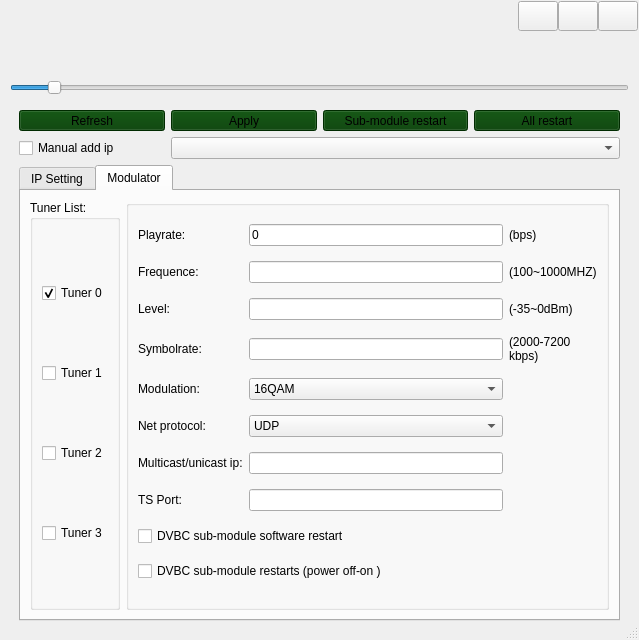
<?xml version="1.0" encoding="UTF-8"?>
<ui version="4.0">
 <class>tbsui</class>
 <widget class="QDialog" name="tbsui">
  <property name="geometry">
   <rect>
    <x>0</x>
    <y>0</y>
    <width>639</width>
    <height>640</height>
   </rect>
  </property>
  <property name="sizePolicy">
   <sizepolicy hsizetype="Expanding" vsizetype="Expanding">
    <horstretch>0</horstretch>
    <verstretch>0</verstretch>
   </sizepolicy>
  </property>
  <property name="windowTitle">
   <string>Form</string>
  </property>
  <property name="layoutDirection">
   <enum>Qt::LeftToRight</enum>
  </property>
  <property name="sizeGripEnabled">
   <bool>true</bool>
  </property>
  <layout class="QVBoxLayout" name="verticalLayout">
   <property name="spacing">
    <number>0</number>
   </property>
   <property name="leftMargin">
    <number>1</number>
   </property>
   <property name="topMargin">
    <number>1</number>
   </property>
   <property name="rightMargin">
    <number>1</number>
   </property>
   <property name="bottomMargin">
    <number>1</number>
   </property>
   <item>
    <widget class="QWidget" name="widgetTitle" native="true">
     <property name="sizePolicy">
      <sizepolicy hsizetype="Preferred" vsizetype="Fixed">
       <horstretch>0</horstretch>
       <verstretch>0</verstretch>
      </sizepolicy>
     </property>
     <layout class="QHBoxLayout" name="horizontalLayout_2">
      <property name="spacing">
       <number>10</number>
      </property>
      <property name="leftMargin">
       <number>10</number>
      </property>
      <property name="topMargin">
       <number>0</number>
      </property>
      <property name="rightMargin">
       <number>0</number>
      </property>
      <property name="bottomMargin">
       <number>0</number>
      </property>
      <item>
       <widget class="QLabel" name="labIco">
        <property name="styleSheet">
         <string notr="true"/>
        </property>
        <property name="text">
         <string/>
        </property>
        <property name="alignment">
         <set>Qt::AlignCenter</set>
        </property>
       </widget>
      </item>
      <item>
       <widget class="QLabel" name="labTitle">
        <property name="styleSheet">
         <string notr="true"/>
        </property>
        <property name="text">
         <string/>
        </property>
        <property name="alignment">
         <set>Qt::AlignLeading|Qt::AlignLeft|Qt::AlignVCenter</set>
        </property>
       </widget>
      </item>
      <item>
       <widget class="QWidget" name="widgetTop" native="true">
        <layout class="QHBoxLayout" name="horizontalLayout_3">
         <property name="spacing">
          <number>0</number>
         </property>
         <property name="leftMargin">
          <number>0</number>
         </property>
         <property name="topMargin">
          <number>0</number>
         </property>
         <property name="rightMargin">
          <number>0</number>
         </property>
         <property name="bottomMargin">
          <number>0</number>
         </property>
        </layout>
       </widget>
      </item>
      <item>
       <spacer name="horizontalSpacer">
        <property name="orientation">
         <enum>Qt::Horizontal</enum>
        </property>
        <property name="sizeHint" stdset="0">
         <size>
          <width>40</width>
          <height>20</height>
         </size>
        </property>
       </spacer>
      </item>
      <item>
       <widget class="QWidget" name="widgetMenu" native="true">
        <layout class="QGridLayout" name="gridLayout_2">
         <property name="leftMargin">
          <number>0</number>
         </property>
         <property name="topMargin">
          <number>0</number>
         </property>
         <property name="rightMargin">
          <number>0</number>
         </property>
         <property name="bottomMargin">
          <number>0</number>
         </property>
         <property name="spacing">
          <number>0</number>
         </property>
         <item row="0" column="3">
          <widget class="QPushButton" name="btnMenu_Close">
           <property name="sizePolicy">
            <sizepolicy hsizetype="Minimum" vsizetype="Expanding">
             <horstretch>0</horstretch>
             <verstretch>0</verstretch>
            </sizepolicy>
           </property>
           <property name="minimumSize">
            <size>
             <width>30</width>
             <height>30</height>
            </size>
           </property>
           <property name="cursor">
            <cursorShape>ArrowCursor</cursorShape>
           </property>
           <property name="focusPolicy">
            <enum>Qt::NoFocus</enum>
           </property>
           <property name="toolTip">
            <string>关闭</string>
           </property>
           <property name="text">
            <string/>
           </property>
          </widget>
         </item>
         <item row="0" column="1">
          <widget class="QPushButton" name="btnMenu_Min">
           <property name="sizePolicy">
            <sizepolicy hsizetype="Minimum" vsizetype="Expanding">
             <horstretch>0</horstretch>
             <verstretch>0</verstretch>
            </sizepolicy>
           </property>
           <property name="minimumSize">
            <size>
             <width>30</width>
             <height>30</height>
            </size>
           </property>
           <property name="cursor">
            <cursorShape>ArrowCursor</cursorShape>
           </property>
           <property name="focusPolicy">
            <enum>Qt::NoFocus</enum>
           </property>
           <property name="toolTip">
            <string>最小化</string>
           </property>
           <property name="text">
            <string/>
           </property>
          </widget>
         </item>
         <item row="0" column="2">
          <widget class="QPushButton" name="btnMenu_Max">
           <property name="sizePolicy">
            <sizepolicy hsizetype="Minimum" vsizetype="Expanding">
             <horstretch>0</horstretch>
             <verstretch>0</verstretch>
            </sizepolicy>
           </property>
           <property name="minimumSize">
            <size>
             <width>30</width>
             <height>30</height>
            </size>
           </property>
           <property name="focusPolicy">
            <enum>Qt::NoFocus</enum>
           </property>
           <property name="text">
            <string/>
           </property>
          </widget>
         </item>
         <item row="1" column="1" colspan="3">
          <spacer name="verticalSpacer">
           <property name="orientation">
            <enum>Qt::Vertical</enum>
           </property>
           <property name="sizeHint" stdset="0">
            <size>
             <width>20</width>
             <height>40</height>
            </size>
           </property>
          </spacer>
         </item>
        </layout>
       </widget>
      </item>
     </layout>
    </widget>
   </item>
   <item>
    <widget class="QStackedWidget" name="stackedWidget">
     <property name="styleSheet">
      <string notr="true"/>
     </property>
     <property name="currentIndex">
      <number>0</number>
     </property>
     <widget class="QWidget" name="page2">
      <layout class="QGridLayout" name="gridLayout_4">
       <item row="0" column="0">
        <widget class="QSlider" name="sli_H">
         <property name="sizePolicy">
          <sizepolicy hsizetype="Expanding" vsizetype="Fixed">
           <horstretch>0</horstretch>
           <verstretch>0</verstretch>
          </sizepolicy>
         </property>
         <property name="minimum">
          <number>6</number>
         </property>
         <property name="maximum">
          <number>72</number>
         </property>
         <property name="value">
          <number>10</number>
         </property>
         <property name="sliderPosition">
          <number>10</number>
         </property>
         <property name="orientation">
          <enum>Qt::Horizontal</enum>
         </property>
        </widget>
       </item>
       <item row="1" column="0">
        <widget class="QWidget" name="UpdateWdiget" native="true">
         <property name="enabled">
          <bool>true</bool>
         </property>
         <property name="sizePolicy">
          <sizepolicy hsizetype="Expanding" vsizetype="Expanding">
           <horstretch>0</horstretch>
           <verstretch>0</verstretch>
          </sizepolicy>
         </property>
         <layout class="QGridLayout" name="gridLayout_8">
          <item row="1" column="0">
           <widget class="QTabWidget" name="tw_Set">
            <property name="currentIndex">
             <number>1</number>
            </property>
            <widget class="QWidget" name="tab_IPSetting">
             <property name="accessibleDescription">
              <string/>
             </property>
             <attribute name="title">
              <string>IP Setting</string>
             </attribute>
             <layout class="QGridLayout" name="gridLayout_7">
              <item row="2" column="0" colspan="2">
               <widget class="QGroupBox" name="groupBox_3">
                <property name="title">
                 <string/>
                </property>
                <layout class="QGridLayout" name="gridLayout">
                 <item row="0" column="0">
                  <widget class="QCheckBox" name="che_dhcp">
                   <property name="sizePolicy">
                    <sizepolicy hsizetype="Fixed" vsizetype="Fixed">
                     <horstretch>0</horstretch>
                     <verstretch>0</verstretch>
                    </sizepolicy>
                   </property>
                   <property name="text">
                    <string>DHCP</string>
                   </property>
                  </widget>
                 </item>
                 <item row="1" column="1">
                  <widget class="QLineEdit" name="lin_LIP">
                   <property name="accessibleDescription">
                    <string/>
                   </property>
                  </widget>
                 </item>
                 <item row="1" column="0">
                  <widget class="QLabel" name="label">
                   <property name="text">
                    <string>Local IP:</string>
                   </property>
                  </widget>
                 </item>
                 <item row="2" column="0">
                  <widget class="QLabel" name="label_2">
                   <property name="text">
                    <string>Local port:</string>
                   </property>
                  </widget>
                 </item>
                 <item row="2" column="1">
                  <widget class="QLineEdit" name="lin_Lport"/>
                 </item>
                 <item row="4" column="1">
                  <widget class="QLineEdit" name="lin_Gateway"/>
                 </item>
                 <item row="3" column="1">
                  <widget class="QLineEdit" name="Lin_Netmask"/>
                 </item>
                 <item row="3" column="0">
                  <widget class="QLabel" name="label_3">
                   <property name="text">
                    <string>Netmask:</string>
                   </property>
                  </widget>
                 </item>
                 <item row="4" column="0">
                  <widget class="QLabel" name="label_4">
                   <property name="text">
                    <string>Gateway:</string>
                   </property>
                  </widget>
                 </item>
                </layout>
               </widget>
              </item>
             </layout>
            </widget>
            <widget class="QWidget" name="tab_KidSetting">
             <attribute name="title">
              <string>Modulator</string>
             </attribute>
             <layout class="QGridLayout" name="gridLayout_3">
              <item row="0" column="0">
               <widget class="QGroupBox" name="gbox_Tuners">
                <property name="title">
                 <string>Tuner List:</string>
                </property>
                <property name="checkable">
                 <bool>false</bool>
                </property>
                <layout class="QVBoxLayout" name="verticalLayout_2">
                 <item>
                  <widget class="QCheckBox" name="che_t0">
                   <property name="enabled">
                    <bool>true</bool>
                   </property>
                   <property name="text">
                    <string>Tuner 0</string>
                   </property>
                   <property name="checked">
                    <bool>true</bool>
                   </property>
                  </widget>
                 </item>
                 <item>
                  <widget class="QCheckBox" name="che_t1">
                   <property name="text">
                    <string>Tuner 1</string>
                   </property>
                  </widget>
                 </item>
                 <item>
                  <widget class="QCheckBox" name="che_t2">
                   <property name="enabled">
                    <bool>true</bool>
                   </property>
                   <property name="text">
                    <string>Tuner 2</string>
                   </property>
                  </widget>
                 </item>
                 <item>
                  <widget class="QCheckBox" name="che_t3">
                   <property name="text">
                    <string>Tuner 3</string>
                   </property>
                  </widget>
                 </item>
                </layout>
               </widget>
              </item>
              <item row="0" column="1">
               <widget class="QGroupBox" name="groupBox_2">
                <property name="title">
                 <string/>
                </property>
                <property name="checkable">
                 <bool>false</bool>
                </property>
                <layout class="QGridLayout" name="gridLayout_5">
                 <item row="1" column="2">
                  <widget class="QLabel" name="label_11">
                   <property name="sizePolicy">
                    <sizepolicy hsizetype="Preferred" vsizetype="Fixed">
                     <horstretch>0</horstretch>
                     <verstretch>0</verstretch>
                    </sizepolicy>
                   </property>
                   <property name="text">
                    <string>(bps)</string>
                   </property>
                  </widget>
                 </item>
                 <item row="1" column="0">
                  <widget class="QLabel" name="label_7">
                   <property name="sizePolicy">
                    <sizepolicy hsizetype="Preferred" vsizetype="Fixed">
                     <horstretch>0</horstretch>
                     <verstretch>0</verstretch>
                    </sizepolicy>
                   </property>
                   <property name="text">
                    <string>Playrate:</string>
                   </property>
                  </widget>
                 </item>
                 <item row="2" column="1">
                  <widget class="QLineEdit" name="lin_Fre">
                   <property name="accessibleName">
                    <string/>
                   </property>
                   <property name="text">
                    <string/>
                   </property>
                   <property name="echoMode">
                    <enum>QLineEdit::Normal</enum>
                   </property>
                   <property name="cursorPosition">
                    <number>0</number>
                   </property>
                   <property name="dragEnabled">
                    <bool>false</bool>
                   </property>
                  </widget>
                 </item>
                 <item row="1" column="1">
                  <widget class="QLineEdit" name="lin_Pla">
                   <property name="text">
                    <string>0</string>
                   </property>
                   <property name="readOnly">
                    <bool>true</bool>
                   </property>
                  </widget>
                 </item>
                 <item row="6" column="1">
                  <widget class="QComboBox" name="com_Protocol">
                   <item>
                    <property name="text">
                     <string>UDP</string>
                    </property>
                   </item>
                   <item>
                    <property name="text">
                     <string>RTP</string>
                    </property>
                   </item>
                  </widget>
                 </item>
                 <item row="2" column="2">
                  <widget class="QLabel" name="label_12">
                   <property name="sizePolicy">
                    <sizepolicy hsizetype="Preferred" vsizetype="Fixed">
                     <horstretch>0</horstretch>
                     <verstretch>0</verstretch>
                    </sizepolicy>
                   </property>
                   <property name="text">
                    <string>(100~1000MHZ)</string>
                   </property>
                  </widget>
                 </item>
                 <item row="5" column="0">
                  <widget class="QLabel" name="label_5">
                   <property name="sizePolicy">
                    <sizepolicy hsizetype="Preferred" vsizetype="Fixed">
                     <horstretch>0</horstretch>
                     <verstretch>0</verstretch>
                    </sizepolicy>
                   </property>
                   <property name="text">
                    <string>Modulation:</string>
                   </property>
                  </widget>
                 </item>
                 <item row="9" column="0" colspan="2">
                  <widget class="QCheckBox" name="che_Rst">
                   <property name="text">
                    <string>DVBC sub-module software restart</string>
                   </property>
                  </widget>
                 </item>
                 <item row="3" column="1">
                  <widget class="QLineEdit" name="lin_Lev">
                   <property name="text">
                    <string/>
                   </property>
                   <property name="clearButtonEnabled">
                    <bool>false</bool>
                   </property>
                  </widget>
                 </item>
                 <item row="7" column="0">
                  <widget class="QLabel" name="label_17">
                   <property name="text">
                    <string>Multicast/unicast ip:</string>
                   </property>
                  </widget>
                 </item>
                 <item row="5" column="1">
                  <widget class="QComboBox" name="com_Modulation">
                   <property name="currentIndex">
                    <number>0</number>
                   </property>
                   <item>
                    <property name="text">
                     <string>16QAM</string>
                    </property>
                   </item>
                   <item>
                    <property name="text">
                     <string>32QAM</string>
                    </property>
                   </item>
                   <item>
                    <property name="text">
                     <string>64QAM</string>
                    </property>
                   </item>
                   <item>
                    <property name="text">
                     <string>128QAM</string>
                    </property>
                   </item>
                   <item>
                    <property name="text">
                     <string>256QAM</string>
                    </property>
                   </item>
                  </widget>
                 </item>
                 <item row="3" column="2">
                  <widget class="QLabel" name="label_13">
                   <property name="sizePolicy">
                    <sizepolicy hsizetype="Preferred" vsizetype="Fixed">
                     <horstretch>0</horstretch>
                     <verstretch>0</verstretch>
                    </sizepolicy>
                   </property>
                   <property name="text">
                    <string>(-35~0dBm)</string>
                   </property>
                  </widget>
                 </item>
                 <item row="2" column="0">
                  <widget class="QLabel" name="label_9">
                   <property name="sizePolicy">
                    <sizepolicy hsizetype="Preferred" vsizetype="Fixed">
                     <horstretch>0</horstretch>
                     <verstretch>0</verstretch>
                    </sizepolicy>
                   </property>
                   <property name="text">
                    <string>Frequence:</string>
                   </property>
                  </widget>
                 </item>
                 <item row="6" column="0">
                  <widget class="QLabel" name="label_16">
                   <property name="sizePolicy">
                    <sizepolicy hsizetype="Preferred" vsizetype="Fixed">
                     <horstretch>0</horstretch>
                     <verstretch>0</verstretch>
                    </sizepolicy>
                   </property>
                   <property name="text">
                    <string>Net protocol:</string>
                   </property>
                  </widget>
                 </item>
                 <item row="4" column="0">
                  <widget class="QLabel" name="label_6">
                   <property name="sizePolicy">
                    <sizepolicy hsizetype="Preferred" vsizetype="Fixed">
                     <horstretch>0</horstretch>
                     <verstretch>0</verstretch>
                    </sizepolicy>
                   </property>
                   <property name="text">
                    <string>Symbolrate:</string>
                   </property>
                  </widget>
                 </item>
                 <item row="7" column="1">
                  <widget class="QLineEdit" name="lin_CastIP"/>
                 </item>
                 <item row="4" column="1">
                  <widget class="QLineEdit" name="lin_Sym">
                   <property name="text">
                    <string/>
                   </property>
                  </widget>
                 </item>
                 <item row="8" column="1">
                  <widget class="QLineEdit" name="lin_TSPort">
                   <property name="text">
                    <string/>
                   </property>
                  </widget>
                 </item>
                 <item row="8" column="0">
                  <widget class="QLabel" name="label_15">
                   <property name="text">
                    <string>TS Port:</string>
                   </property>
                  </widget>
                 </item>
                 <item row="3" column="0">
                  <widget class="QLabel" name="label_8">
                   <property name="sizePolicy">
                    <sizepolicy hsizetype="Preferred" vsizetype="Fixed">
                     <horstretch>0</horstretch>
                     <verstretch>0</verstretch>
                    </sizepolicy>
                   </property>
                   <property name="text">
                    <string>Level:</string>
                   </property>
                  </widget>
                 </item>
                 <item row="4" column="2">
                  <widget class="QLabel" name="label_10">
                   <property name="sizePolicy">
                    <sizepolicy hsizetype="Preferred" vsizetype="Fixed">
                     <horstretch>0</horstretch>
                     <verstretch>0</verstretch>
                    </sizepolicy>
                   </property>
                   <property name="text">
                    <string>(2000-7200
kbps)</string>
                   </property>
                  </widget>
                 </item>
                 <item row="10" column="0" colspan="2">
                  <widget class="QCheckBox" name="che_mcurst">
                   <property name="text">
                    <string>DVBC sub-module restarts (power off-on )</string>
                   </property>
                  </widget>
                 </item>
                </layout>
               </widget>
              </item>
             </layout>
            </widget>
           </widget>
          </item>
          <item row="0" column="0">
           <layout class="QGridLayout" name="gridLayout_6" columnstretch="1,1,1,1">
            <item row="1" column="0">
             <widget class="QCheckBox" name="che_Mip">
              <property name="styleSheet">
               <string notr="true"/>
              </property>
              <property name="text">
               <string>Manual add ip</string>
              </property>
             </widget>
            </item>
            <item row="1" column="1" colspan="3">
             <widget class="QComboBox" name="com_IP">
              <property name="editable">
               <bool>false</bool>
              </property>
             </widget>
            </item>
            <item row="0" column="0">
             <widget class="QToolButton" name="too_Refresh">
              <property name="sizePolicy">
               <sizepolicy hsizetype="Preferred" vsizetype="Fixed">
                <horstretch>0</horstretch>
                <verstretch>0</verstretch>
               </sizepolicy>
              </property>
              <property name="styleSheet">
               <string notr="true">background-color: rgb(0, 60, 0);</string>
              </property>
              <property name="text">
               <string>Refresh</string>
              </property>
             </widget>
            </item>
            <item row="0" column="1">
             <widget class="QToolButton" name="too_Apply">
              <property name="sizePolicy">
               <sizepolicy hsizetype="Preferred" vsizetype="Fixed">
                <horstretch>0</horstretch>
                <verstretch>0</verstretch>
               </sizepolicy>
              </property>
              <property name="styleSheet">
               <string notr="true">background-color: rgb(0, 60, 0);</string>
              </property>
              <property name="text">
               <string>Apply</string>
              </property>
             </widget>
            </item>
            <item row="0" column="2">
             <widget class="QToolButton" name="too_Reset">
              <property name="sizePolicy">
               <sizepolicy hsizetype="Preferred" vsizetype="Fixed">
                <horstretch>0</horstretch>
                <verstretch>0</verstretch>
               </sizepolicy>
              </property>
              <property name="styleSheet">
               <string notr="true">background-color: rgb(0, 60, 0);</string>
              </property>
              <property name="text">
               <string>Sub-module restart</string>
              </property>
             </widget>
            </item>
            <item row="0" column="3">
             <widget class="QToolButton" name="too_Reboot">
              <property name="sizePolicy">
               <sizepolicy hsizetype="Preferred" vsizetype="Fixed">
                <horstretch>0</horstretch>
                <verstretch>0</verstretch>
               </sizepolicy>
              </property>
              <property name="styleSheet">
               <string notr="true">background-color: rgb(0, 60, 0);</string>
              </property>
              <property name="text">
               <string>All restart</string>
              </property>
             </widget>
            </item>
           </layout>
          </item>
         </layout>
        </widget>
       </item>
      </layout>
     </widget>
    </widget>
   </item>
  </layout>
 </widget>
 <resources/>
 <connections/>
</ui>
